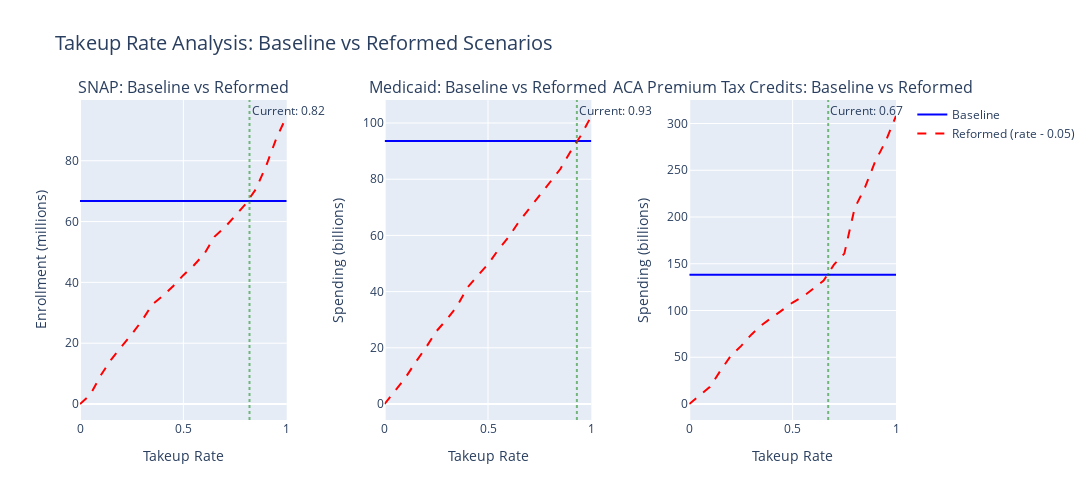
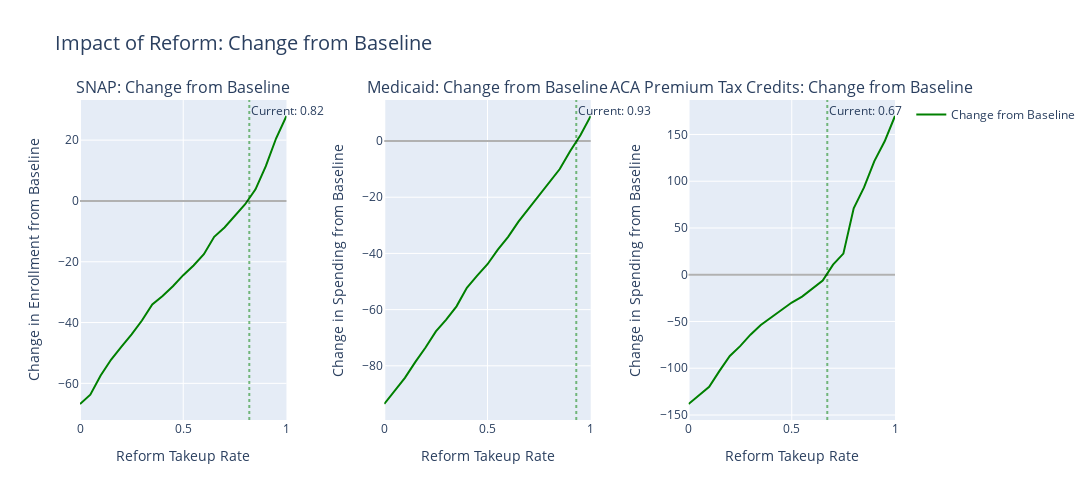

The notebook cell saved with these charts, in order:
### Code cell
# Show the figures
fig1.show()
fig2.show()

### Figure 1 — Plotly figure (JSON) as saved in the notebook; plotly's stock layout.template omitted (floating-point values rounded to 4 significant figures)
{"data": [{"hovertemplate": "Takeup Rate: %{x:.2f}<br>Enrollment (millions): %{y:.2f}<extra></extra>", "line": {"color": "blue", "width": 2}, "mode": "lines", "name": "Baseline", "showlegend": true, "type": "scatter", "x": [0, 0.05, 0.1, 0.15, 0.2, 0.25, 0.3, 0.35, 0.4, 0.45, 0.5, 0.55, 0.6, 0.65, 0.7, 0.75, 0.8, 0.85, 0.9, 0.95, 1], "xaxis": "x", "y": [66.78, 66.78, 66.78, 66.78, 66.78, 66.78, 66.78, 66.78, 66.78, 66.78, 66.78, 66.78, 66.78, 66.78, 66.78, 66.78, 66.78, 66.78, 66.78, 66.78, 66.78], "yaxis": "y"}, {"hovertemplate": "Takeup Rate: %{x:.2f}<br>Enrollment (millions): %{y:.2f}<extra></extra>", "line": {"color": "red", "dash": "dash", "width": 2}, "mode": "lines", "name": "Reformed (rate - 0.05)", "showlegend": true, "type": "scatter", "x": [0, 0.05, 0.1, 0.15, 0.2, 0.25, 0.3, 0.35, 0.4, 0.45, 0.5, 0.55, 0.6, 0.65, 0.7, 0.75, 0.8, 0.85, 0.9, 0.95, 1], "xaxis": "x", "y": [0, 3.063, 9.389, 14.54, 18.82, 22.88, 27.44, 32.76, 35.52, 38.72, 42.38, 45.57, 49.24, 55.0, 58.05, 61.98, 65.7, 70.59, 78.21, 87.4, 94.72], "yaxis": "y"}, {"hovertemplate": "Takeup Rate: %{x:.2f}<br>Spending (billions): %{y:.2f}<extra></extra>", "line": {"color": "blue", "width": 2}, "mode": "lines", "name": "Baseline", "showlegend": false, "type": "scatter", "x": [0, 0.05, 0.1, 0.15, 0.2, 0.25, 0.3, 0.35, 0.4, 0.45, 0.5, 0.55, 0.6, 0.65, 0.7, 0.75, 0.8, 0.85, 0.9, 0.95, 1], "xaxis": "x2", "y": [93.59, 93.59, 93.59, 93.59, 93.59, 93.59, 93.59, 93.59, 93.59, 93.59, 93.59, 93.59, 93.59, 93.59, 93.59, 93.59, 93.59, 93.59, 93.59, 93.59, 93.59], "yaxis": "y2"}, {"hovertemplate": "Takeup Rate: %{x:.2f}<br>Spending (billions): %{y:.2f}<extra></extra>", "line": {"color": "red", "dash": "dash", "width": 2}, "mode": "lines", "name": "Reformed (rate - 0.05)", "showlegend": false, "type": "scatter", "x": [0, 0.05, 0.1, 0.15, 0.2, 0.25, 0.3, 0.35, 0.4, 0.45, 0.5, 0.55, 0.6, 0.65, 0.7, 0.75, 0.8, 0.85, 0.9, 0.95, 1], "xaxis": "x2", "y": [0, 4.802, 9.293, 14.88, 20.11, 25.86, 30.05, 34.76, 41.38, 45.67, 49.74, 54.91, 59.46, 64.9, 69.66, 74.29, 78.85, 83.62, 89.99, 95.65, 102.5], "yaxis": "y2"}, {"hovertemplate": "Takeup Rate: %{x:.2f}<br>Spending (billions): %{y:.2f}<extra></extra>", "line": {"color": "blue", "width": 2}, "mode": "lines", "name": "Baseline", "showlegend": false, "type": "scatter", "x": [0, 0.05, 0.1, 0.15, 0.2, 0.25, 0.3, 0.35, 0.4, 0.45, 0.5, 0.55, 0.6, 0.65, 0.7, 0.75, 0.8, 0.85, 0.9, 0.95, 1], "xaxis": "x3", "y": [138.3, 138.3, 138.3, 138.3, 138.3, 138.3, 138.3, 138.3, 138.3, 138.3, 138.3, 138.3, 138.3, 138.3, 138.3, 138.3, 138.3, 138.3, 138.3, 138.3, 138.3], "yaxis": "y3"}, {"hovertemplate": "Takeup Rate: %{x:.2f}<br>Spending (billions): %{y:.2f}<extra></extra>", "line": {"color": "red", "dash": "dash", "width": 2}, "mode": "lines", "name": "Reformed (rate - 0.05)", "showlegend": false, "type": "scatter", "x": [0, 0.05, 0.1, 0.15, 0.2, 0.25, 0.3, 0.35, 0.4, 0.45, 0.5, 0.55, 0.6, 0.65, 0.7, 0.75, 0.8, 0.85, 0.9, 0.95, 1], "xaxis": "x3", "y": [0, 8.908, 18.31, 35.38, 51.33, 61.9, 74.13, 84.42, 92.37, 100.2, 108.5, 114.9, 123.2, 132.0, 149.1, 160.8, 209.4, 231.6, 259.8, 281.0, 308.0], "yaxis": "y3"}], "layout": {"annotations": [{"font": {"size": 16}, "showarrow": false, "text": "SNAP: Baseline vs Reformed", "x": 0.1267, "xanchor": "center", "xref": "paper", "y": 1, "yanchor": "bottom", "yref": "paper"}, {"font": {"size": 16}, "showarrow": false, "text": "Medicaid: Baseline vs Reformed", "x": 0.5, "xanchor": "center", "xref": "paper", "y": 1, "yanchor": "bottom", "yref": "paper"}, {"font": {"size": 16}, "showarrow": false, "text": "ACA Premium Tax Credits: Baseline vs Reformed", "x": 0.8733, "xanchor": "center", "xref": "paper", "y": 1, "yanchor": "bottom", "yref": "paper"}, {"showarrow": false, "text": "Current: 0.82", "x": 0.82, "xanchor": "left", "xref": "x", "y": 1, "yanchor": "top", "yref": "y domain"}, {"showarrow": false, "text": "Current: 0.93", "x": 0.93, "xanchor": "left", "xref": "x2", "y": 1, "yanchor": "top", "yref": "y2 domain"}, {"showarrow": false, "text": "Current: 0.67", "x": 0.672, "xanchor": "left", "xref": "x3", "y": 1, "yanchor": "top", "yref": "y3 domain"}], "height": 500, "hovermode": "x unified", "shapes": [{"line": {"color": "green", "dash": "dot"}, "opacity": 0.5, "type": "line", "x0": 0.82, "x1": 0.82, "xref": "x", "y0": 0, "y1": 1, "yref": "y domain"}, {"line": {"color": "green", "dash": "dot"}, "opacity": 0.5, "type": "line", "x0": 0.93, "x1": 0.93, "xref": "x2", "y0": 0, "y1": 1, "yref": "y2 domain"}, {"line": {"color": "green", "dash": "dot"}, "opacity": 0.5, "type": "line", "x0": 0.672, "x1": 0.672, "xref": "x3", "y0": 0, "y1": 1, "yref": "y3 domain"}], "title": {"font": {"size": 20}, "text": "Takeup Rate Analysis: Baseline vs Reformed Scenarios"}, "width": 1400, "xaxis": {"anchor": "y", "domain": [0, 0.2533], "range": [0, 1], "title": {"text": "Takeup Rate"}}, "xaxis2": {"anchor": "y2", "domain": [0.3733, 0.6267], "range": [0, 1], "title": {"text": "Takeup Rate"}}, "xaxis3": {"anchor": "y3", "domain": [0.7467, 1], "range": [0, 1], "title": {"text": "Takeup Rate"}}, "yaxis": {"anchor": "x", "domain": [0, 1], "title": {"text": "Enrollment (millions)"}}, "yaxis2": {"anchor": "x2", "domain": [0, 1], "title": {"text": "Spending (billions)"}}, "yaxis3": {"anchor": "x3", "domain": [0, 1], "title": {"text": "Spending (billions)"}}}}

### Figure 2 — Plotly figure (JSON) as saved in the notebook; plotly's stock layout.template omitted (floating-point values rounded to 4 significant figures)
{"data": [{"hovertemplate": "Reform Takeup Rate: %{x:.2f}<br>Change: %{y:.2f}<extra></extra>", "line": {"color": "green", "width": 2}, "mode": "lines", "name": "Change from Baseline", "showlegend": true, "type": "scatter", "x": [0, 0.05, 0.1, 0.15, 0.2, 0.25, 0.3, 0.35, 0.4, 0.45, 0.5, 0.55, 0.6, 0.65, 0.7, 0.75, 0.8, 0.85, 0.9, 0.95, 1], "xaxis": "x", "y": [-66.78, -63.72, -57.4, -52.24, -47.96, -43.9, -39.34, -34.02, -31.26, -28.06, -24.41, -21.21, -17.54, -11.79, -8.732, -4.803, -1.08, 3.811, 11.42, 20.61, 27.93], "yaxis": "y"}, {"hovertemplate": "Reform Takeup Rate: %{x:.2f}<br>Change: %{y:.2f}<extra></extra>", "line": {"color": "green", "width": 2}, "mode": "lines", "name": "Change from Baseline", "showlegend": false, "type": "scatter", "x": [0, 0.05, 0.1, 0.15, 0.2, 0.25, 0.3, 0.35, 0.4, 0.45, 0.5, 0.55, 0.6, 0.65, 0.7, 0.75, 0.8, 0.85, 0.9, 0.95, 1], "xaxis": "x2", "y": [-93.59, -88.79, -84.3, -78.71, -73.48, -67.73, -63.55, -58.84, -52.21, -47.93, -43.85, -38.68, -34.13, -28.69, -23.93, -19.3, -14.74, -9.971, -3.608, 2.054, 8.906], "yaxis": "y2"}, {"hovertemplate": "Reform Takeup Rate: %{x:.2f}<br>Change: %{y:.2f}<extra></extra>", "line": {"color": "green", "width": 2}, "mode": "lines", "name": "Change from Baseline", "showlegend": false, "type": "scatter", "x": [0, 0.05, 0.1, 0.15, 0.2, 0.25, 0.3, 0.35, 0.4, 0.45, 0.5, 0.55, 0.6, 0.65, 0.7, 0.75, 0.8, 0.85, 0.9, 0.95, 1], "xaxis": "x3", "y": [-138.3, -129.3, -119.9, -102.9, -86.92, -76.35, -64.12, -53.83, -45.88, -38.04, -29.74, -23.34, -15.01, -6.257, 10.84, 22.57, 71.12, 93.38, 121.5, 142.7, 169.8], "yaxis": "y3"}], "layout": {"annotations": [{"font": {"size": 16}, "showarrow": false, "text": "SNAP: Change from Baseline", "x": 0.1267, "xanchor": "center", "xref": "paper", "y": 1, "yanchor": "bottom", "yref": "paper"}, {"font": {"size": 16}, "showarrow": false, "text": "Medicaid: Change from Baseline", "x": 0.5, "xanchor": "center", "xref": "paper", "y": 1, "yanchor": "bottom", "yref": "paper"}, {"font": {"size": 16}, "showarrow": false, "text": "ACA Premium Tax Credits: Change from Baseline", "x": 0.8733, "xanchor": "center", "xref": "paper", "y": 1, "yanchor": "bottom", "yref": "paper"}, {"showarrow": false, "text": "Current: 0.82", "x": 0.82, "xanchor": "left", "xref": "x", "y": 1, "yanchor": "top", "yref": "y domain"}, {"showarrow": false, "text": "Current: 0.93", "x": 0.93, "xanchor": "left", "xref": "x2", "y": 1, "yanchor": "top", "yref": "y2 domain"}, {"showarrow": false, "text": "Current: 0.67", "x": 0.672, "xanchor": "left", "xref": "x3", "y": 1, "yanchor": "top", "yref": "y3 domain"}], "height": 500, "hovermode": "x unified", "shapes": [{"line": {"color": "black"}, "opacity": 0.3, "type": "line", "x0": 0, "x1": 1, "xref": "x domain", "y0": 0, "y1": 0, "yref": "y"}, {"line": {"color": "green", "dash": "dot"}, "opacity": 0.5, "type": "line", "x0": 0.82, "x1": 0.82, "xref": "x", "y0": 0, "y1": 1, "yref": "y domain"}, {"line": {"color": "black"}, "opacity": 0.3, "type": "line", "x0": 0, "x1": 1, "xref": "x2 domain", "y0": 0, "y1": 0, "yref": "y2"}, {"line": {"color": "green", "dash": "dot"}, "opacity": 0.5, "type": "line", "x0": 0.93, "x1": 0.93, "xref": "x2", "y0": 0, "y1": 1, "yref": "y2 domain"}, {"line": {"color": "black"}, "opacity": 0.3, "type": "line", "x0": 0, "x1": 1, "xref": "x3 domain", "y0": 0, "y1": 0, "yref": "y3"}, {"line": {"color": "green", "dash": "dot"}, "opacity": 0.5, "type": "line", "x0": 0.672, "x1": 0.672, "xref": "x3", "y0": 0, "y1": 1, "yref": "y3 domain"}], "title": {"font": {"size": 20}, "text": "Impact of Reform: Change from Baseline"}, "width": 1400, "xaxis": {"anchor": "y", "domain": [0, 0.2533], "range": [0, 1], "title": {"text": "Reform Takeup Rate"}}, "xaxis2": {"anchor": "y2", "domain": [0.3733, 0.6267], "range": [0, 1], "title": {"text": "Reform Takeup Rate"}}, "xaxis3": {"anchor": "y3", "domain": [0.7467, 1], "range": [0, 1], "title": {"text": "Reform Takeup Rate"}}, "yaxis": {"anchor": "x", "domain": [0, 1], "title": {"text": "Change in Enrollment from Baseline"}}, "yaxis2": {"anchor": "x2", "domain": [0, 1], "title": {"text": "Change in Spending from Baseline"}}, "yaxis3": {"anchor": "x3", "domain": [0, 1], "title": {"text": "Change in Spending from Baseline"}}}}
